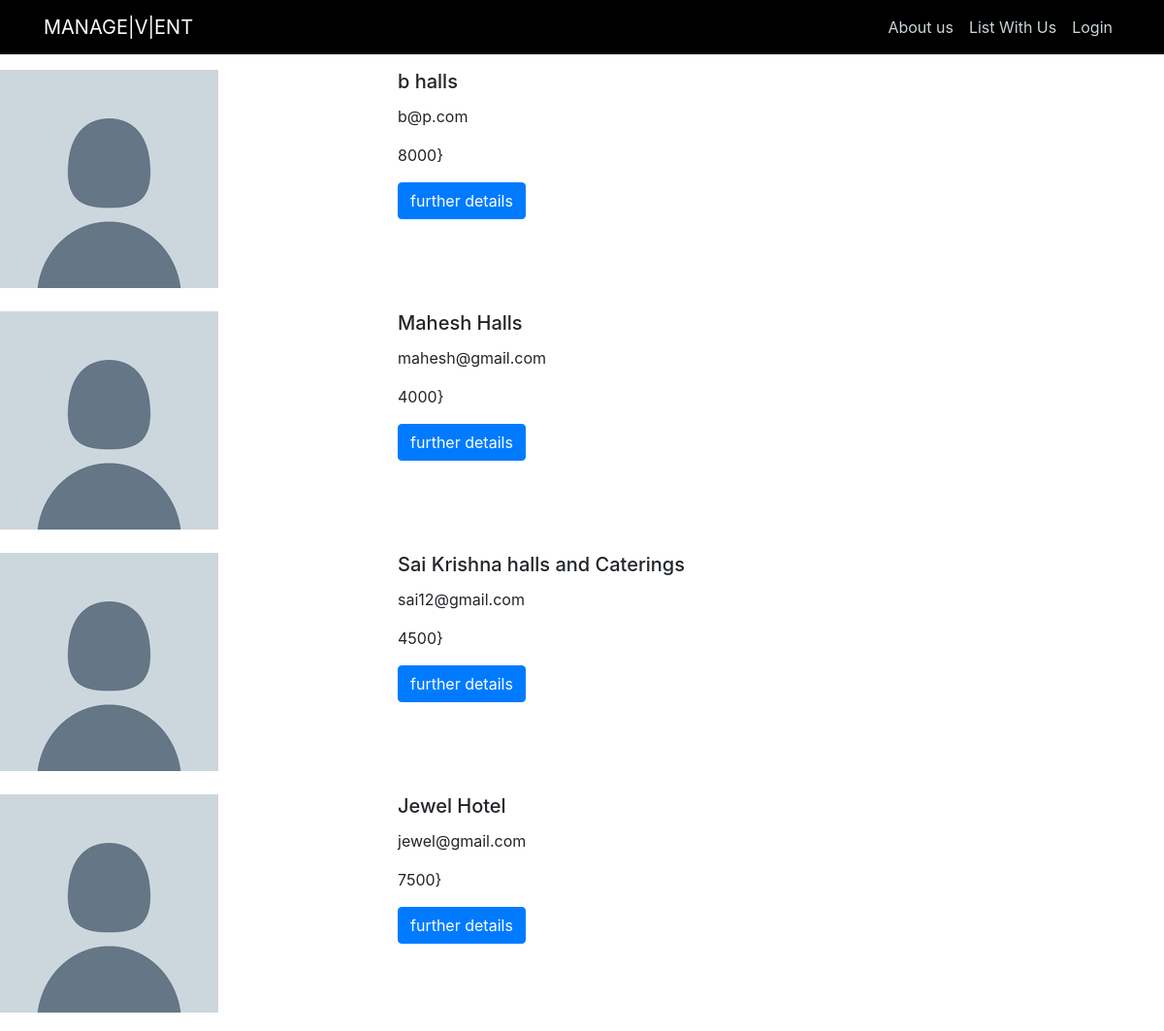
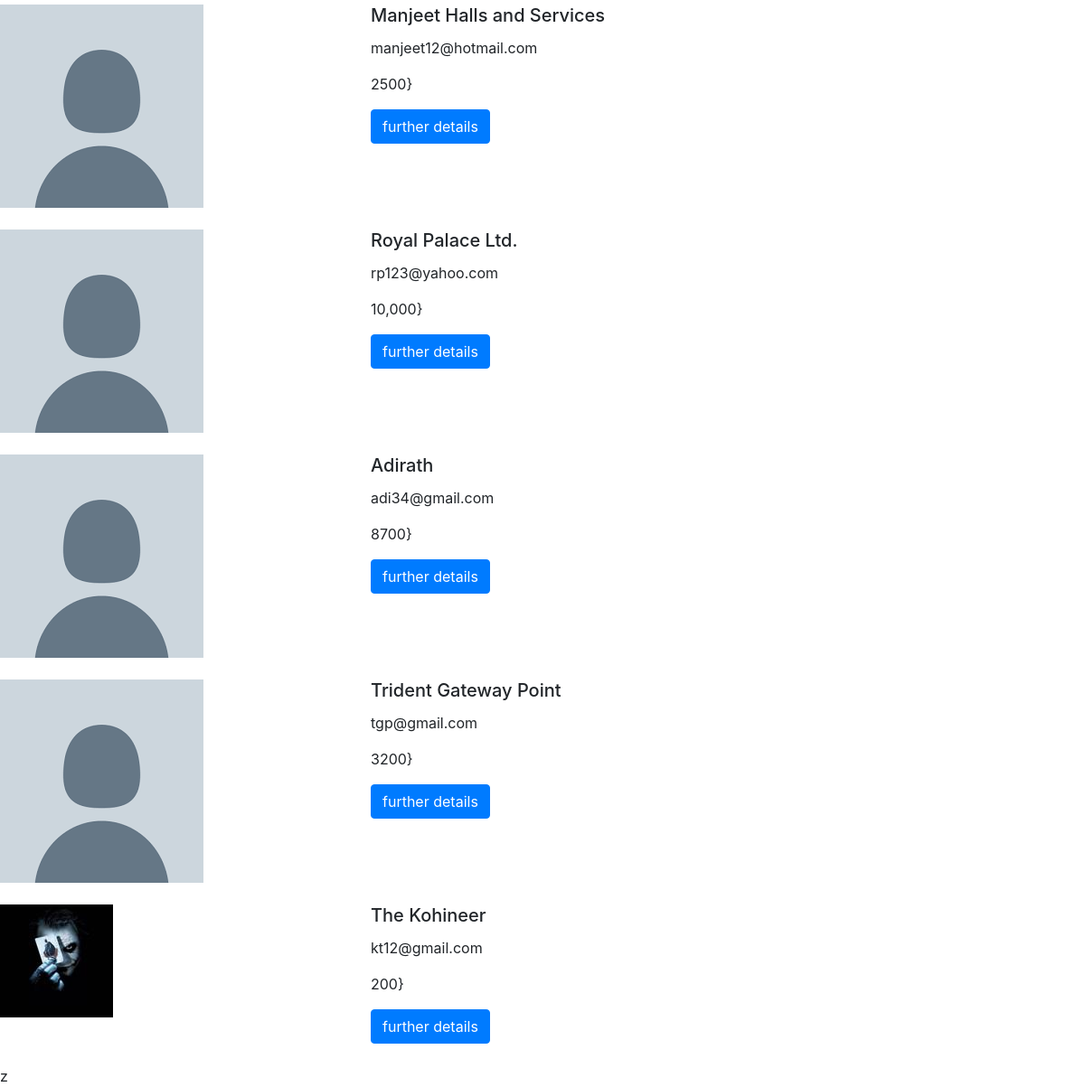
Screenshot of /hd with the database file from the repository (2 pictures, top to bottom).
### models.py (models this page shows, shortened)
class Org(db.Model,UserMixin):
	__tablename__ = "org"
	id = db.Column(db.Integer, primary_key=True)
	name = db.Column(db.String(20), unique=True, nullable=False)
	email = db.Column(db.String(120), unique=True, nullable=False)
	password = db.Column(db.String(60), nullable=False)
	occasion = db.Column(db.String(120))
	location = db.Column(db.String(120))
	price = db.Column(db.Integer,nullable=False)
	address = db.Column(db.String(120))
	contact = db.Column(db.Integer, unique=True,nullable=False)
	requirement=db.Column(db.String(80),nullable=False)
	image_file=db.Column(db.String(20),nullable=False,default='default.jpg')
	details = db.Column(db.String(1000))
	accomodation= db.Column(db.String(120))
	special= db.Column(db.String(120))

### main.py (the view)
@app.route("/hd")
def hd():
    org = Org.query.filter_by(requirement='h').all()
    return render_template('flashhall.html', org=org)

### templates/flashhall.html
{% extends "layout.html" %}
{% block content %}
<br>
<br>
<br>
    {% for org in org %}
              <div class="row">
                <div class="col-lg-4">
                  <img class="w3-round" src="{{ url_for('static', filename='profile_pics/' + org.image_file) }}">
                </div>
                <div class="col-lg-8">
                  <h5 class="card-title">{{org.name}}</h5>
                  <p class="card-text">{{org.email}}</p>
                  <p class="card-text">{{org.price}}}</p>
                  <a href="{{ url_for('org', org_id=org.id) }}"  class="btn btn-primary">further details</a>
                </div>
              </div>
              <br>
     {% endfor %}z
{% endblock content %}

### templates/layout.html (style rules this page uses)
.bg { background-color: white; background-size:cover; }

### rows the page displays
Org: image_file (placeholder picture), name "b halls", email "b@p.com", price "8000"
Org: image_file (placeholder picture), name "Mahesh Halls", email "mahesh@gmail.com", price "4000"
Org: image_file (placeholder picture), name "Sai Krishna halls and Caterings", email "sai12@gmail.com", price "4500"
Org: image_file (placeholder picture), name "Jewel Hotel", email "jewel@gmail.com", price "7500"
Org: image_file (placeholder picture), name "Manjeet Halls and Services", email "manjeet12@hotmail.com", price "2500"
Org: image_file (placeholder picture), name "Royal Palace Ltd.", email "rp123@yahoo.com", price "10,000"
Org: image_file (placeholder picture), name "Adirath", email "adi34@gmail.com", price "8700"
Org: image_file (placeholder picture), name "Trident Gateway Point", email "tgp@gmail.com", price "3200"
Org: image_file (picture), name "The Kohineer", email "kt12@gmail.com", price "200"
